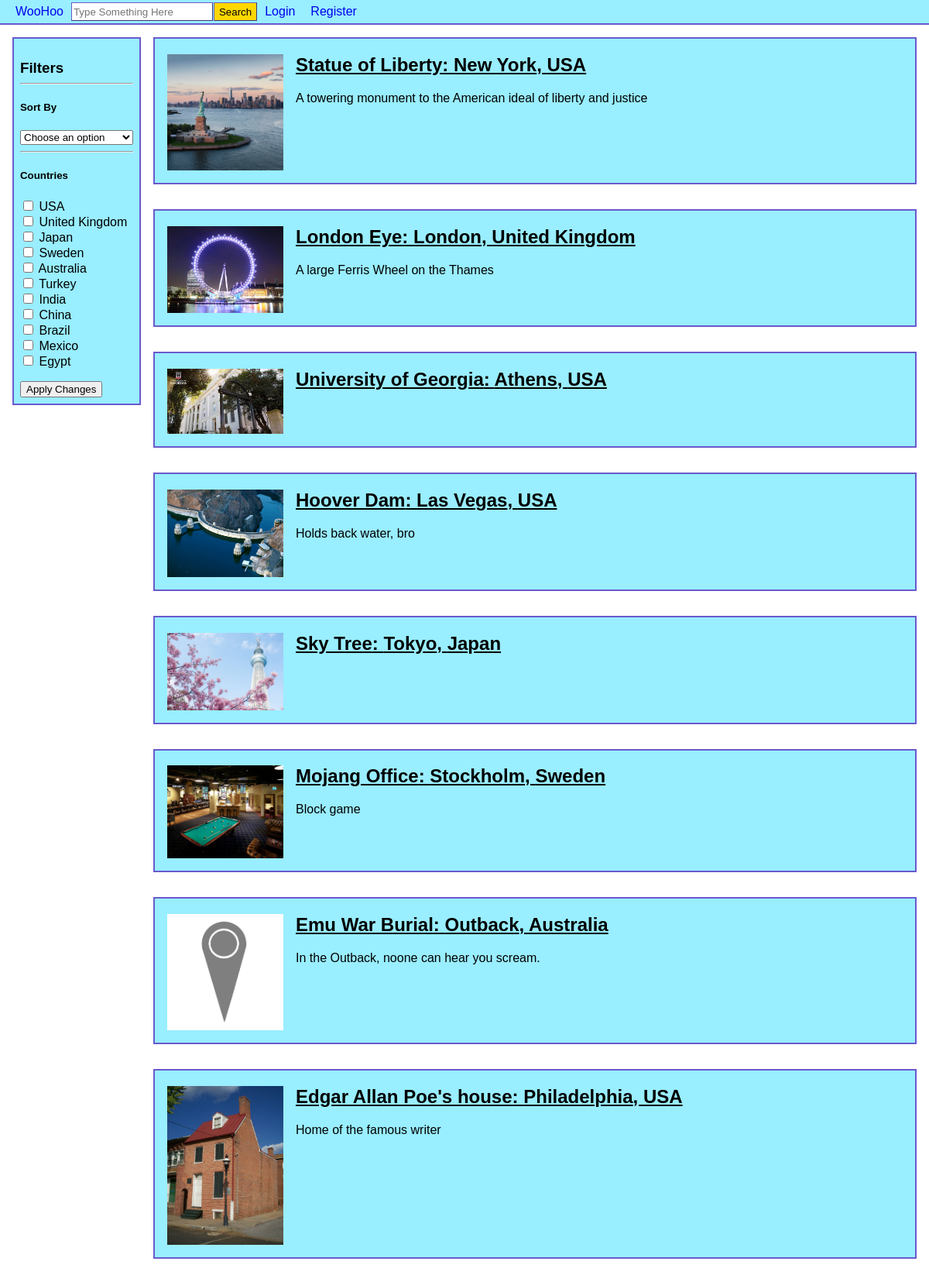
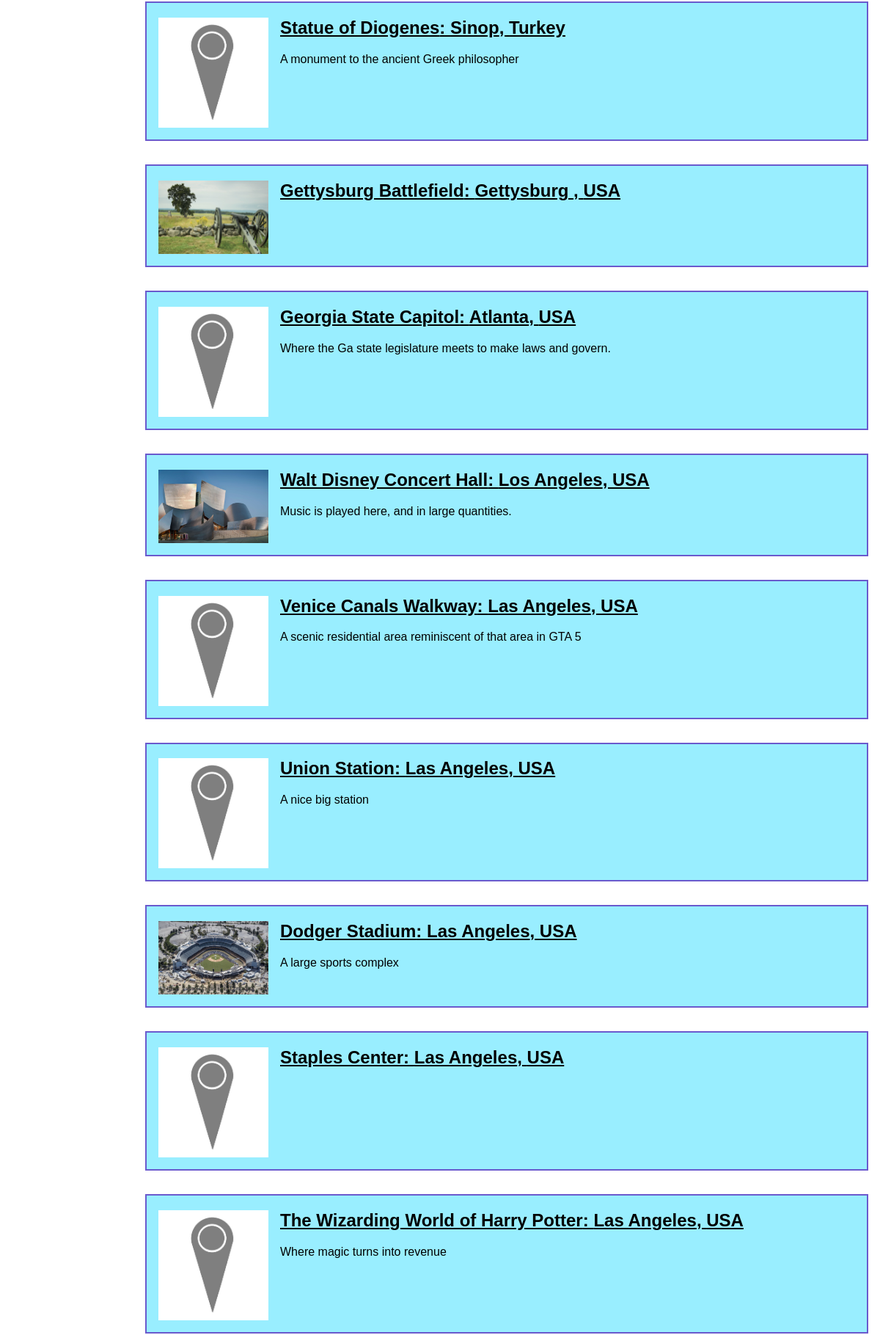
Screenshot of /browse.php (upper part) with the database file from the repository (2 pictures, top to bottom).
### tables this page shows
CREATE TABLE `places` (
  `placeID` int(11) NOT NULL,
  `placeName` varchar(255) NOT NULL,
  `city` varchar(255) NOT NULL,
  `country` varchar(255) NOT NULL,
  `description` text DEFAULT NULL,
  `reviewScore` decimal(10,1) DEFAULT NULL,
  `userID` int(11) NOT NULL
);

CREATE TABLE `pictures` (
  `pictureID` int(11) NOT NULL,
  `image` varchar(255) NOT NULL,
  `placeID` int(11) NOT NULL,
  `userID` int(11) NOT NULL
);

### filter.php (called while the page is built, shortened)
<?php
require_once('database.php');
$search = filter_input(INPUT_POST, 'query');
if(!isset($search)){
$search = '';
}
$querySearch = "SELECT * FROM places WHERE (country LIKE '%$search%' OR city LIKE '%$search%' OR placeName LIKE '%$search%' OR description LIKE '%$search%')";
$conts = '';
$ord = '';
$filQuery = $querySearch . " " . $conts . " " . $ord;
$s3 = $db->prepare($filQuery);
$s3->execute();
$results = $s3->fetchAll();
?>

### browse.php (the view, shortened to what this page needs)
<?php
require('database.php');
include('filter.php');
$counts = "SELECT DISTINCT country FROM places";
$s2 = $db->prepare($counts);
$s2->execute();
$checks = $s2->fetchAll();
?>
<!DOCTYPE html>
<html>
<head>
<link rel="stylesheet" href="style.css"/>
</head>
<body>
<header>
<?php include('header.php'); ?>
</header>
<div id="filters">
  <h3>Filters</h3>
  <form method="POST" name="filters" action="browse.php">
    <hr>
     <div class="filter-block">
      <h5>Sort By</h5>
      <div>
	<select name="sort">
	  <option value="">Choose an option</option>
	</select>
      </div>
    </div>
    <hr>
    <div class="filter-block">
      <h5>Countries</h5>
      <div>
	<ul>
	<?php
	$i=1;
	foreach($checks as $check): ?>
	  <li><input id="checkbox<?php echo $i; ?>" name="country[]" value="<?php echo $check['country']; ?>" type="checkbox">
	  <label for="checkbox<?php echo $i; ?>">
	  <?php echo $check['country']; ?>
	  </label>
	  </li>
	<?php
	$i++;
	endforeach; ?>
	</ul>
      </div>
    </div>
    <input type="submit" value="Apply Changes">
  </form>
</div>
<div id="results">
  <?php foreach($results as $res): ?>
  <a href="<?php echo 'place.php?place=' . $res['placeID']; ?>" class="pEntry">
  <div>
    <form method="POST" name="wishlist" action="addToUserWishlist.php" target="content">
    <div>
    <?php
    $imgQ = "SELECT image FROM pictures WHERE placeID=" . $res['placeID'];
    $s2 = $db->prepare($imgQ);
    $s2->execute();
	$img = $s2->fetchAll();
	if (count($img) != 0) {
		$imgPath = $img[0]['image'];
	}
	else $imgPath = 'default.jpg';
    ?>
    <img src="place_imgs/<?php echo $imgPath; ?>" alt="interesting">
    </div>
    <h2><?php echo $res['placeName']; ?>: <?php echo $res['city']; ?>, <?php echo $res['country']; ?></h2>
    <p>
     <?php echo $res['description']; ?>
    </p>
    </form>
  </div>
  </a>
  <?php endforeach; ?>
</div>
</body>
</html>

### style.css (style rules this page uses)
body { margin-top: 0px; margin-left: 0px; margin-right: 0px; }
.pEntry img { width: 150px; length: 150px; margin-right: 1em; float: left; }
.pEntry h2 { text-decoration: underline; }
.pEntry { margin: 1em; text-decoration: none; color: black; background-color: #99EEFF; border: 2px solid slateblue; padding:1em; padding-top:0; }
#results { display: grid; }
#filters { float:left; margin: 1em; display: grid; background-color: #99EEFF; border: 2px solid slateblue; padding: 0.5em; margin-right:0; }
#filters ul, li { padding: 0; list-style-type: none; }
#filters h3 { margin-bottom: 0; }
* { box-sizing: border-box }
body { font-family: Verdana, sans-serif; margin:0 }
img { vertical-align: middle; }

### header.php (style rules this page uses)
header { width: 100%; align-items: center; }

### rows the page displays
places: pictures.image (picture), placeName "Statue of Liberty", city "New York", country "USA", description "A towering monument to the American ideal of liberty and justice"
places: pictures.image (picture), placeName "London Eye", city "London", country "United Kingdom", description "A large Ferris Wheel on the Thames"
places: pictures.image (picture), placeName "University of Georgia", city "Athens", country "USA"
places: pictures.image (picture), placeName "Hoover Dam", city "Las Vegas", country "USA", description "Holds back water, bro"
places: pictures.image (picture), placeName "Sky Tree", city "Tokyo", country "Japan"
places: pictures.image (picture), placeName "Mojang Office", city "Stockholm", country "Sweden", description "Block game"
places: placeName "Emu War Burial", city "Outback", country "Australia", description "In the Outback, noone can hear you scream."
places: pictures.image (picture), placeName "Edgar Allan Poe's house", city "Philadelphia", country "USA", description "Home of the famous writer"
places: placeName "Statue of Diogenes", city "Sinop", country "Turkey", description "A monument to the ancient Greek philosopher"
places: pictures.image (picture), placeName "Gettysburg Battlefield", city "Gettysburg", country "USA"
places: placeName "Georgia State Capitol", city "Atlanta", country "USA", description "Where the Ga state legislature meets to make laws and govern."
places: pictures.image (picture), placeName "Walt Disney Concert Hall", city "Los Angeles", country "USA", description "Music is played here, and in large quantities."
places: placeName "Venice Canals Walkway", city "Las Angeles", country "USA", description "A scenic residential area reminiscent of that area in GTA 5"
places: placeName "Union Station", city "Las Angeles", country "USA", description "A nice big station"
places: pictures.image (picture), placeName "Dodger Stadium", city "Las Angeles", country "USA", description "A large sports complex"
places: placeName "Staples Center", city "Las Angeles", country "USA"
places: placeName "The Wizarding World of Harry Potter", city "Las Angeles", country "USA", description "Where magic turns into revenue"

### other values shown
$check['country'] "USA"
$check['country'] "United Kingdom"
$check['country'] "Japan"
$check['country'] "Sweden"
$check['country'] "Australia"
$check['country'] "Turkey"
$check['country'] "India"
$check['country'] "China"
$check['country'] "Brazil"
$check['country'] "Mexico"
$check['country'] "Egypt"
